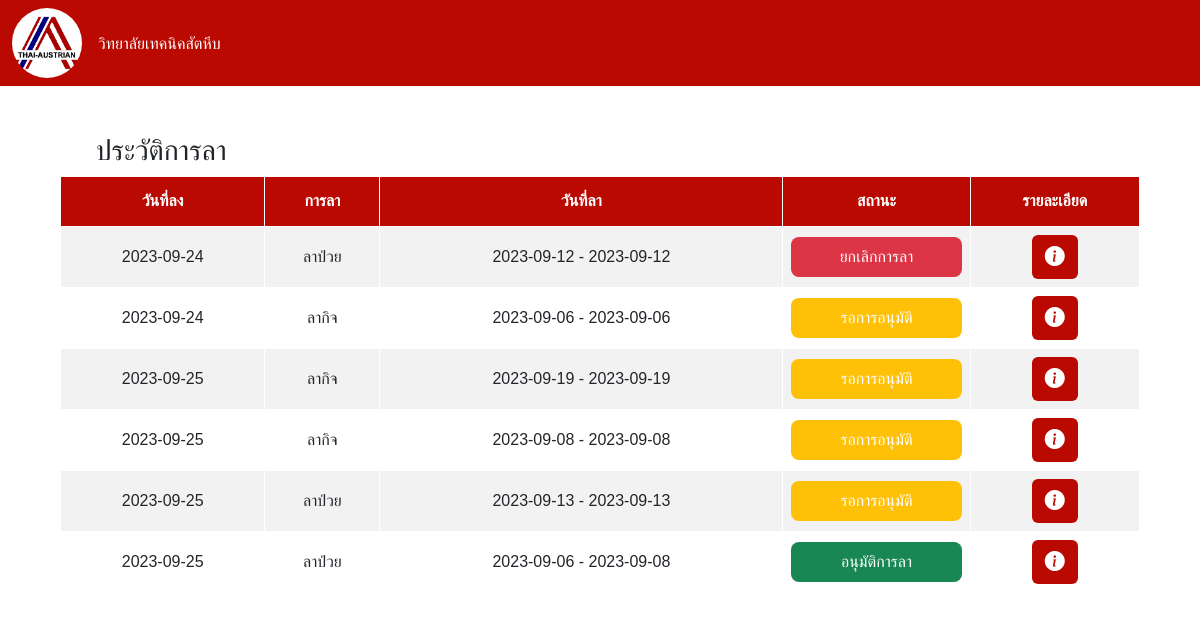
Before: /LeaveHistory.php (signed in) with the older database file.
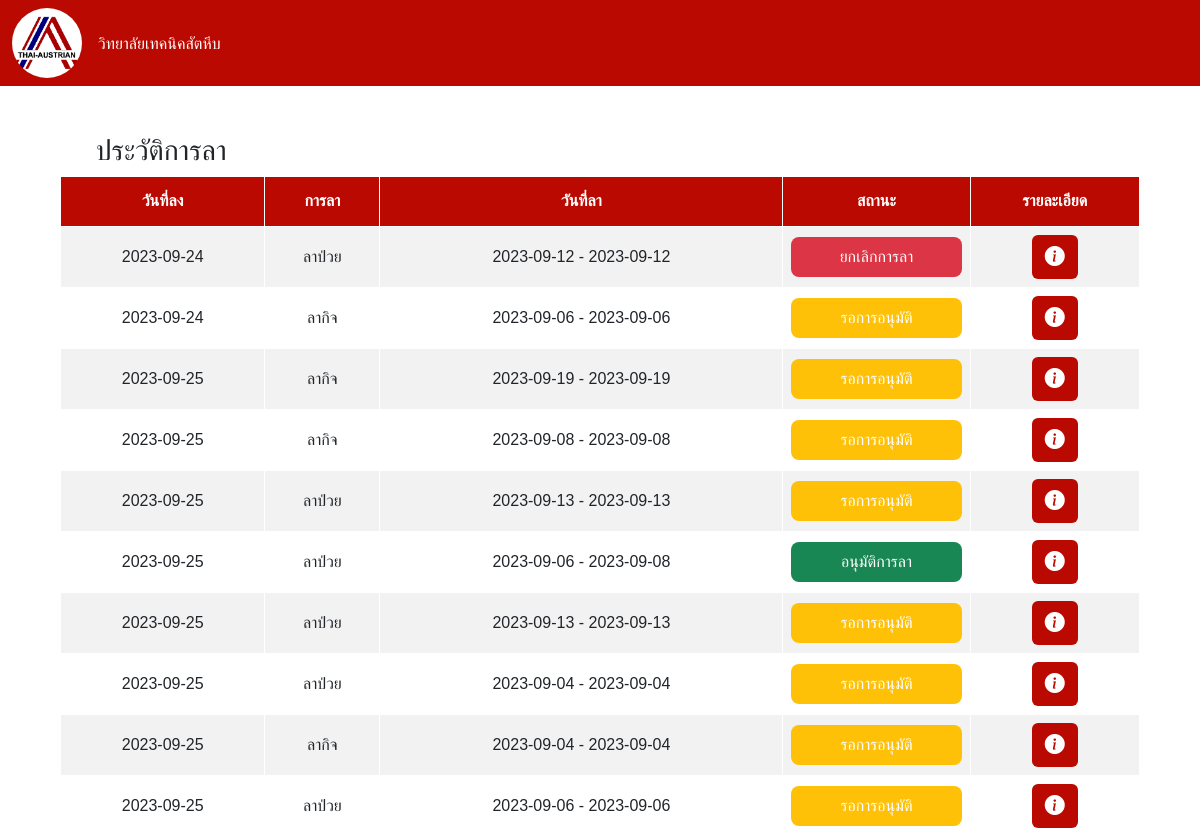
After: the same page with the newer database file.
### tables this page shows
CREATE TABLE `leaves` (
  `leave_id` varchar(5) NOT NULL,
  `leave_type_id` varchar(5) NOT NULL,
  `std_id` varchar(11) NOT NULL,
  `write_date` date NOT NULL,
  `start_leave_date` date NOT NULL,
  `end_leave_date` date NOT NULL,
  `leave_comment` varchar(250) DEFAULT NULL,
  `std_admit` tinyint(1) NOT NULL,
  `parent_comment` varchar(250) DEFAULT NULL,
  `parent_admit` tinyint(1) NOT NULL,
  `teacher_comment` varchar(250) DEFAULT NULL,
  `teacher_admit` tinyint(1) NOT NULL,
  `leave_status_id` varchar(5) NOT NULL,
  `attach_medCerti` blob DEFAULT NULL
);

CREATE TABLE `leave_type` (
  `leave_type_id` varchar(5) NOT NULL,
  `leave_type_name` varchar(100) NOT NULL
);

CREATE TABLE `leave_status` (
  `leave_status_id` varchar(5) NOT NULL,
  `leave_status_name` varchar(100) NOT NULL
);

### LeaveHistory.php (the view, shortened to what this page needs)
<!DOCTYPE html>
<html lang="en">
<head>
</head>
<body>
    <?php
    include "navbar.php";
    include "connect.php";
    $query = "SELECT leave_id, write_date, start_leave_date ,
              end_leave_date, lt.leave_type_id, lt.leave_type_name ,
              leave_comment , ls.leave_status_id, ls.leave_status_name
              FROM leaves
              inner JOIN leave_type lt on leaves.leave_type_id=lt.leave_type_id
              inner join leave_status ls on leaves.leave_status_id=ls.leave_status_id
              WHERE std_id = '$STD_ID'
              order by write_date";
    $result = mysqli_query($connect, $query);
    ?>
    <H3 class="mt-5" style="margin-left: 6rem;">ประวัติการลา</H3>
    <div class="table-container d-flex justify-content-center mt-0">
        <table class="table table-striped m-0" style="width: 90%; font-size: 1rem">
            <thead>
                <tr class="align-middle text-center text-white">
                    <th>วันที่ลง</th>
                    <th>การลา</th>
                    <th>วันที่ลา</th>
                    <th>สถานะ</th>
                    <th>รายละเอียด</th>
                </tr>
            </thead>
            <tbody class="align-middle text-center">
                <?php
                while ($row = mysqli_fetch_array($result)) {
                ?>
                    <tr>
                        <td><?php echo $row['write_date'] ?></td>
                        <td><?php echo $row['leave_type_name'] ?></td>
                        <td><?php echo $row['start_leave_date'] . " - " . $row['end_leave_date'] ?></td>
                        <?php if ($row['leave_status_id'] == "LS01") { ?>
                            <td>
                                <div class=" rounded-3 bg-warning text-white d-flex align-items-center justify-content-center" style="height: 2.5rem;">
                                    <label for=""><?php echo $row['leave_status_name'] ?></label>
                                </div>
                            </td>
                        <?php } elseif ($row['leave_status_id'] == "LS02") { ?>
                            <td>
                                <div class=" rounded-3 bg-success text-white d-flex align-items-center justify-content-center" style="height: 2.5rem;">
                                    <label for=""><?php echo $row['leave_status_name'] ?></label>
                                </div>
                            </td>
                        <?php } else { ?>
                            <td>
                                <div class=" rounded-3 bg-danger text-white d-flex align-items-center justify-content-center" style="height: 2.5rem;">
                                    <label for=""><?php echo $row['leave_status_name'] ?></label>
                                </div>
                            </td>
                        <?php } ?>
                        <td>
                            <button type="button" class="btn " style="background-color: #BA0900; color:#ffffff" data-bs-toggle="modal" data-bs-target="#detail<?php echo $row['leave_id'] ?>"><i class="bi bi-info-circle-fill fs-5"></i></button>
                        </td>
                    </tr>
                <?php } ?>
            </tbody>
        </table>
    </div>
</body>
</html>

### navbar.php (shortened to what this page needs)
<?php
if (isset($_SESSION["STD_ID"])) {
    $STD_ID = $_SESSION["STD_ID"];
} else {
    echo "กรุณาล็อกอินก่อนใช้งาน!";
}
?>
<nav class="navbar navbar-expand-lg bg-body-tertiary" style="background: #BA0900;">
    <div class="container-fluid">
        <div class="d-flex">
            <img src="./img/TATC_Logo.png" width="70" class="rounded-circle border-10px">
            <a class="nav-link text-white pt-4 px-3" href="index.php">วิทยาลัยเทคนิคสัตหีบ</a>
        </div>
    </div>
</nav>

### LeaveHistory.php (style rules this page uses)
.table thead tr th { background-color: #BA0900; color: #ffffff; border: 1px solid white; height: 50px; font-weight: bold; }
.table tbody tr td { background-color: white; border: 1px solid white; }

Changed rows visible on the page:
added leaves: write_date "2023-09-25", leave_type.leave_type_name "ลาป่วย", start_leave_date "2023-09-13", end_leave_date "2023-09-13", leave_status.leave_status_name "รอการอนุมัติ"
added leaves: write_date "2023-09-25", leave_type.leave_type_name "ลาป่วย", start_leave_date "2023-09-04", end_leave_date "2023-09-04", leave_status.leave_status_name "รอการอนุมัติ"
added leaves: write_date "2023-09-25", leave_type.leave_type_name "ลากิจ", start_leave_date "2023-09-04", end_leave_date "2023-09-04", leave_status.leave_status_name "รอการอนุมัติ"
added leaves: write_date "2023-09-25", leave_type.leave_type_name "ลาป่วย", start_leave_date "2023-09-06", end_leave_date "2023-09-06", leave_status.leave_status_name "รอการอนุมัติ"
